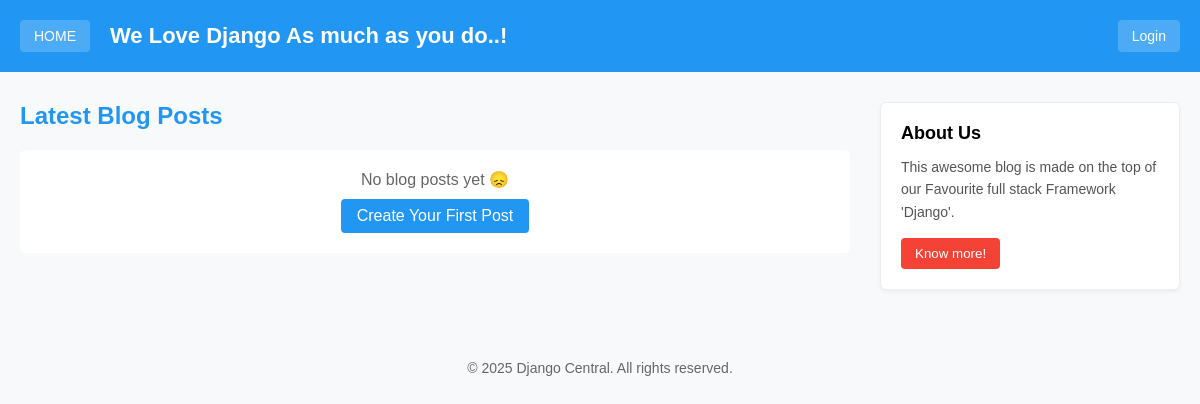
/, run on an earlier commit of the app's database.
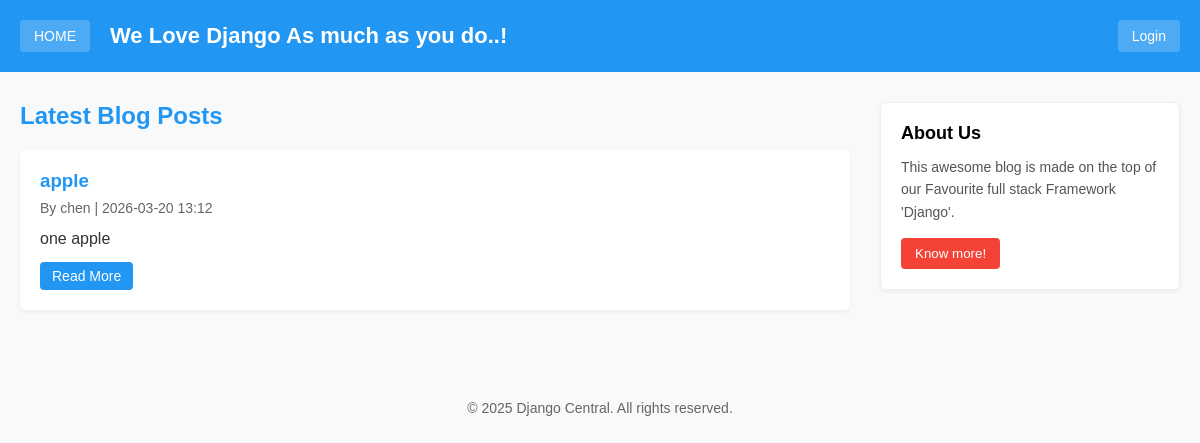
And on a later commit of the database.
### blog/models.py (models this page shows, shortened)
class Post(models.Model):
    STATUS_CHOICES = (
        (0, 'Draft'),
        (1, 'Publish'),
    )
    title = models.CharField(max_length=200)
    slug = models.SlugField(max_length=200, unique=True)
    author = models.ForeignKey(User, on_delete=models.CASCADE, related_name='blog_posts')
    text = models.TextField()
    created_date = models.DateTimeField(auto_now_add=True)
    status = models.IntegerField(choices=STATUS_CHOICES, default=1)
    class Meta:
        ordering = ['-created_date']

### blog/views.py (the view)
# urls.py: path('', views.PostList.as_view(), name='homepage'),
class PostList(ListView):
    model = Post
    template_name = 'blog/post_list.html'
    queryset = Post.objects.filter(status=1).order_by('-created_date')
    context_object_name = 'posts'
    def get(self, request, *args, **kwargs):
        logger.info(f'User accessed PostList | IP:{request.META.get("REMOTE_ADDR")} | User:{request.user.username or "anonymous"}')
        return super().get(request, *args, **kwargs)

### templates/blog/post_list.html (shortened to what this page needs)
{% extends 'base.html' %}
{% block content %}
    <h2 style="color: #2196F3; margin-bottom: 20px;">Latest Blog Posts</h2>
    {% for post in posts %}
        <div style="background: white; padding: 20px; margin-bottom: 20px; border-radius: 6px; box-shadow: 0 2px 4px rgba(0,0,0,0.05);">
            <h3 style="margin-bottom: 8px;">
                <a href="{% url 'post_detail' post.slug %}" style="color: #2196F3; text-decoration: none;">
                    {{ post.title }}
                </a>
            </h3>
            <p style="color: #666; font-size: 14px; margin-bottom: 10px;">
                By {{ post.author.username }} | {{ post.created_date|date:"Y-m-d H:i" }}
            </p>
            <p style="line-height: 1.6; color: #333;">
                {{ post.text|truncatechars:200 }}
            </p>
            <a href="{% url 'post_detail' post.slug %}" style="display: inline-block; margin-top: 10px; color: white; background: #2196F3; padding: 6px 12px; border-radius: 4px; text-decoration: none; font-size: 14px;">
                Read More
            </a>
        </div>
    {% empty %}
        <div style="background: white; padding: 20px; border-radius: 6px; text-align: center;">
            <p style="color: #666; font-size: 16px;">No blog posts yet 😞</p>
            <a href="{% url 'create_post' %}" style="display: inline-block; margin-top: 10px; color: white; background: #2196F3; padding: 8px 16px; border-radius: 4px; text-decoration: none;">
                Create Your First Post
            </a>
        </div>
    {% endfor %}
{% endblock %}

What changed in the data, as far as the page shows it:
added Post: title "apple", author.username "chen", created_date "2026-03-20 13:12", text "one apple"
Also different on the page:
text no longer shown: "No blog posts yet 😞 Create Your First Post"
